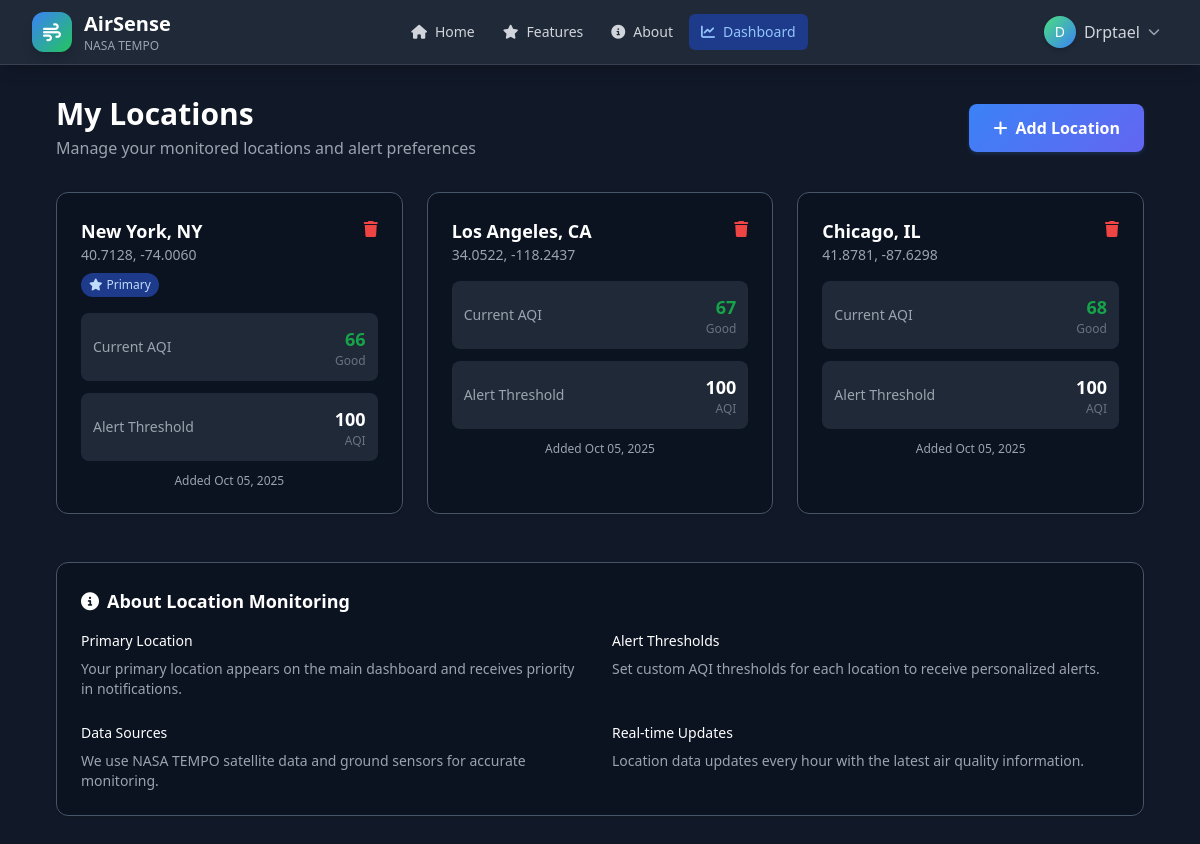
Page /dashboard/locations/ (signed in) on the committed database.
### dashboard/models.py (models this page shows, shortened)
class UserLocationPreference(models.Model):
    user = models.ForeignKey(User, on_delete=models.CASCADE)
    location_name = models.CharField(max_length=100)
    latitude = models.DecimalField(max_digits=9, decimal_places=6)
    longitude = models.DecimalField(max_digits=9, decimal_places=6)
    is_primary = models.BooleanField(default=False)
    alert_threshold = models.IntegerField(default=100)  # AQI threshold for alerts
    created_at = models.DateTimeField(auto_now_add=True)
    class Meta:
        unique_together = ['user', 'location_name']

### dashboard/views.py (the view)
# urls.py: path('locations/', views.user_locations, name='locations'),
@login_required
def user_locations(request):
    locations = UserLocationPreference.objects.filter(user=request.user)
    context = {
        'title': 'My Locations',
        'locations': locations,
    }
    return render(request, 'dashboard/locations.html', context)

### dashboard/templates/dashboard/locations.html (shortened to what this page needs)
{% extends 'base.html' %}
{% load static %}
{% block content %}
<div class="min-h-screen bg-gray-50 dark:bg-gray-900 py-8">
    <div class="max-w-6xl mx-auto px-4 sm:px-6 lg:px-8">
        <div class="mb-8 flex justify-between items-center">
            <div>
                <h1 class="text-3xl font-bold text-gray-900 dark:text-white">My Locations</h1>
                <p class="text-gray-600 dark:text-gray-400 mt-1">Manage your monitored locations and alert preferences</p>
            </div>
            <a href="{% url 'dashboard:add_location' %}" class="btn-primary">
                <i class="fas fa-plus mr-2"></i>Add Location
            </a>
        </div>
        {% if locations %}
        <div class="grid grid-cols-1 md:grid-cols-2 lg:grid-cols-3 gap-6">
            {% for location in locations %}
            <div class="card">
                <div class="flex justify-between items-start mb-4">
                    <div class="flex-1">
                        <h3 class="text-lg font-semibold text-gray-900 dark:text-white">{{ location.location_name }}</h3>
                        <p class="text-sm text-gray-600 dark:text-gray-400">{{ location.latitude|floatformat:4 }}, {{ location.longitude|floatformat:4 }}</p>
                        {% if location.is_primary %}
                        <span class="inline-flex items-center px-2 py-1 rounded-full text-xs font-medium bg-blue-100 text-blue-800 dark:bg-blue-900 dark:text-blue-200 mt-2">
                            <i class="fas fa-star mr-1"></i>Primary
                        </span>
                        {% endif %}
                    </div>
                    <div class="ml-4">
                        <a href="{% url 'dashboard:delete_location' location.id %}"
                           class="text-red-500 hover:text-red-700 transition-colors"
                           onclick="return confirm('Are you sure you want to delete this location?')">
                            <i class="fas fa-trash"></i>
                        </a>
                    </div>
                </div>
                <div class="space-y-3">
                    <div class="flex justify-between items-center p-3 bg-gray-50 dark:bg-gray-800 rounded-lg">
                        <span class="text-sm text-gray-600 dark:text-gray-400">Current AQI</span>
                        <div class="text-right">
                            <div class="text-lg font-bold text-green-600">{{ location.id|add:65 }}</div>
                            <div class="text-xs text-gray-500">Good</div>
                        </div>
                    </div>
                    <div class="flex justify-between items-center p-3 bg-gray-50 dark:bg-gray-800 rounded-lg">
                        <span class="text-sm text-gray-600 dark:text-gray-400">Alert Threshold</span>
                        <div class="text-right">
                            <div class="text-lg font-bold text-gray-900 dark:text-white">{{ location.alert_threshold }}</div>
                            <div class="text-xs text-gray-500">AQI</div>
                        </div>
                    </div>
                    <div class="text-xs text-gray-500 dark:text-gray-400 text-center">
                        Added {{ location.created_at|date:"M d, Y" }}
                    </div>
                </div>
            </div>
            {% endfor %}
        </div>
        {% endif %}
        <div class="mt-12 card">
            <h3 class="text-lg font-semibold text-gray-900 dark:text-white mb-4">
                <i class="fas fa-info-circle mr-2"></i>About Location Monitoring
            </h3>
            <div class="grid grid-cols-1 md:grid-cols-2 gap-6 text-sm">
                <div>
                    <h4 class="font-medium text-gray-900 dark:text-white mb-2">Primary Location</h4>
                    <p class="text-gray-600 dark:text-gray-400">Your primary location appears on the main dashboard and receives priority in notifications.</p>
                </div>
                <div>
                    <h4 class="font-medium text-gray-900 dark:text-white mb-2">Alert Thresholds</h4>
                    <p class="text-gray-600 dark:text-gray-400">Set custom AQI thresholds for each location to receive personalized alerts.</p>
                </div>
                <div>
                    <h4 class="font-medium text-gray-900 dark:text-white mb-2">Data Sources</h4>
                    <p class="text-gray-600 dark:text-gray-400">We use NASA TEMPO satellite data and ground sensors for accurate monitoring.</p>
                </div>
                <div>
                    <h4 class="font-medium text-gray-900 dark:text-white mb-2">Real-time Updates</h4>
                    <p class="text-gray-600 dark:text-gray-400">Location data updates every hour with the latest air quality information.</p>
                </div>
            </div>
        </div>
    </div>
</div>
{% endblock %}

### templates/base.html (shortened to what this page needs)
<!DOCTYPE html>
<html lang="en" class="h-full">
<head>
    {% load static %}
    <script src="https://cdn.tailwindcss.com"></script>
    <link href="{% static 'css/theme.css' %}" rel="stylesheet">
    <link rel="stylesheet" href="https://cdnjs.cloudflare.com/ajax/libs/font-awesome/6.4.0/css/all.min.css">
</head>
<body class="min-h-full bg-gray-50 dark:bg-gray-900 text-gray-900 dark:text-gray-100 font-sans antialiased transition-colors duration-300">
    <nav class="bg-white dark:bg-gray-800 shadow-lg fixed w-full z-50 top-0 border-b border-gray-200 dark:border-gray-700">
        <div class="max-w-7xl mx-auto px-4 sm:px-6 lg:px-8">
            <div class="flex justify-between items-center h-16">
                <div class="flex items-center">
                    <a href="{% url 'landing:home' %}" class="flex items-center space-x-3">
                        <div class="w-10 h-10 bg-gradient-to-br from-blue-500 to-green-500 rounded-xl flex items-center justify-center shadow-lg">
                            <i class="fas fa-wind text-white text-lg"></i>
                        </div>
                        <div>
                            <span class="text-xl font-bold text-gray-900 dark:text-white">AirSense</span>
                            <div class="text-xs text-gray-500 dark:text-gray-400">NASA TEMPO</div>
                        </div>
                    </a>
                </div>
                <div class="hidden md:flex items-center space-x-1">
                    <a href="{% url 'landing:home' %}" class="px-3 py-2 rounded-md text-sm font-medium text-gray-700 dark:text-gray-300 hover:text-blue-600 dark:hover:text-blue-400 hover:bg-gray-100 dark:hover:bg-gray-700 transition-all duration-200">
                        <i class="fas fa-home mr-2"></i>Home
                    </a>
                    <a href="{% url 'landing:features' %}" class="px-3 py-2 rounded-md text-sm font-medium text-gray-700 dark:text-gray-300 hover:text-blue-600 dark:hover:text-blue-400 hover:bg-gray-100 dark:hover:bg-gray-700 transition-all duration-200">
                        <i class="fas fa-star mr-2"></i>Features
                    </a>
                    <a href="{% url 'landing:about' %}" class="px-3 py-2 rounded-md text-sm font-medium text-gray-700 dark:text-gray-300 hover:text-blue-600 dark:hover:text-blue-400 hover:bg-gray-100 dark:hover:bg-gray-700 transition-all duration-200">
                        <i class="fas fa-info-circle mr-2"></i>About
                    </a>
                    {% if user.is_authenticated %}
                    <a href="{% url 'dashboard:home' %}" class="px-3 py-2 rounded-md text-sm font-medium bg-blue-100 dark:bg-blue-900 text-blue-700 dark:text-blue-300 hover:bg-blue-200 dark:hover:bg-blue-800 transition-all duration-200">
                        <i class="fas fa-chart-line mr-2"></i>Dashboard
                    </a>
                    {% endif %}
                </div>
                <div class="flex items-center space-x-3">
                    {% if user.is_authenticated %}
                        <div class="relative" id="user-menu">
                            <button class="flex items-center space-x-2 p-2 rounded-lg hover:bg-gray-100 dark:hover:bg-gray-700 transition-all duration-200" id="user-menu-btn">
                                <div class="w-8 h-8 bg-gradient-to-br from-green-400 to-blue-500 rounded-full flex items-center justify-center shadow-md">
                                    <span class="text-white text-sm font-medium">{{ user.first_name|first|default:user.username|first|upper }}</span>
                                </div>
                                <span class="hidden sm:inline text-gray-700 dark:text-gray-300 font-medium">{{ user.first_name|default:user.username }}</span>
                                <i class="fas fa-chevron-down text-xs text-gray-500 dark:text-gray-400"></i>
                            </button>
                        </div>
                    {% endif %}
                </div>
            </div>
        </div>
    </nav>
    <main class="pt-16 min-h-screen">
        {% block content %}{% endblock %}
    </main>
</body>
</html>

### static/css/theme.css (style rules this page uses)
:root { --primary: #3b82f6; --primary-hover: #2563eb; --secondary: #10b981; --secondary-hover: #059669; --accent: #8b5cf6; --danger: #ef4444; --warning: #f59e0b; --success: #10b981; --gray-50: #f9fafb; --gray-100: #f3f4f6; --gray-200: #e5e7eb; --gray-300: #d1d5db; --gray-400: #9ca3af; --gray-500: #6b7280; --gray-600: #4b5563; --gray-700: #374151; --gray-800: #1f2937; --gray-900: #111827; }
:root { --bg: #0f172a; --card: #0b1220; --text: #f1f5f9; --muted: #cbd5e1; --border: #475569; --hover: #111827; }
body { background-color: var(--bg); color: var(--text); transition: background-color 0.3s ease, color 0.3s ease; }
.card { background-color: var(--card); border: 1px solid var(--border); border-radius: 0.75rem; padding: 1.5rem; box-shadow: 0 1px 3px 0 rgba(0, 0, 0, 0.1); transition: all 0.3s ease; }
.btn-primary { background: linear-gradient(135deg, #3b82f6, #6366f1); color: white; padding: 0.75rem 1.5rem; border-radius: 0.5rem; text-decoration: none; font-weight: 600; display: inline-flex; align-items: center; transition: all 0.2s ease; border: none; cursor: pointer; box-shadow: 0 2px 4px rgba(59, 130, 246, 0.2); }
html { color-scheme: dark; }
* { transition: background-color 0.3s ease, color 0.3s ease, border-color 0.3s ease; }

### rows in the picture
UserLocationPreference: location_name "New York, NY", latitude "40.7128", longitude "-74.0060", is_primary True (drawn), id|add "66", alert_threshold "100", created_at "Oct 05, 2025"
UserLocationPreference: location_name "Los Angeles, CA", latitude "34.0522", longitude "-118.2437", id|add "67", alert_threshold "100", created_at "Oct 05, 2025"
UserLocationPreference: location_name "Chicago, IL", latitude "41.8781", longitude "-87.6298", id|add "68", alert_threshold "100", created_at "Oct 05, 2025"

### other values in the picture
{{ user.first_name|first|default:user.username|first|upper }} "D"
{{ user.first_name|default:user.username }} "Drptael"
